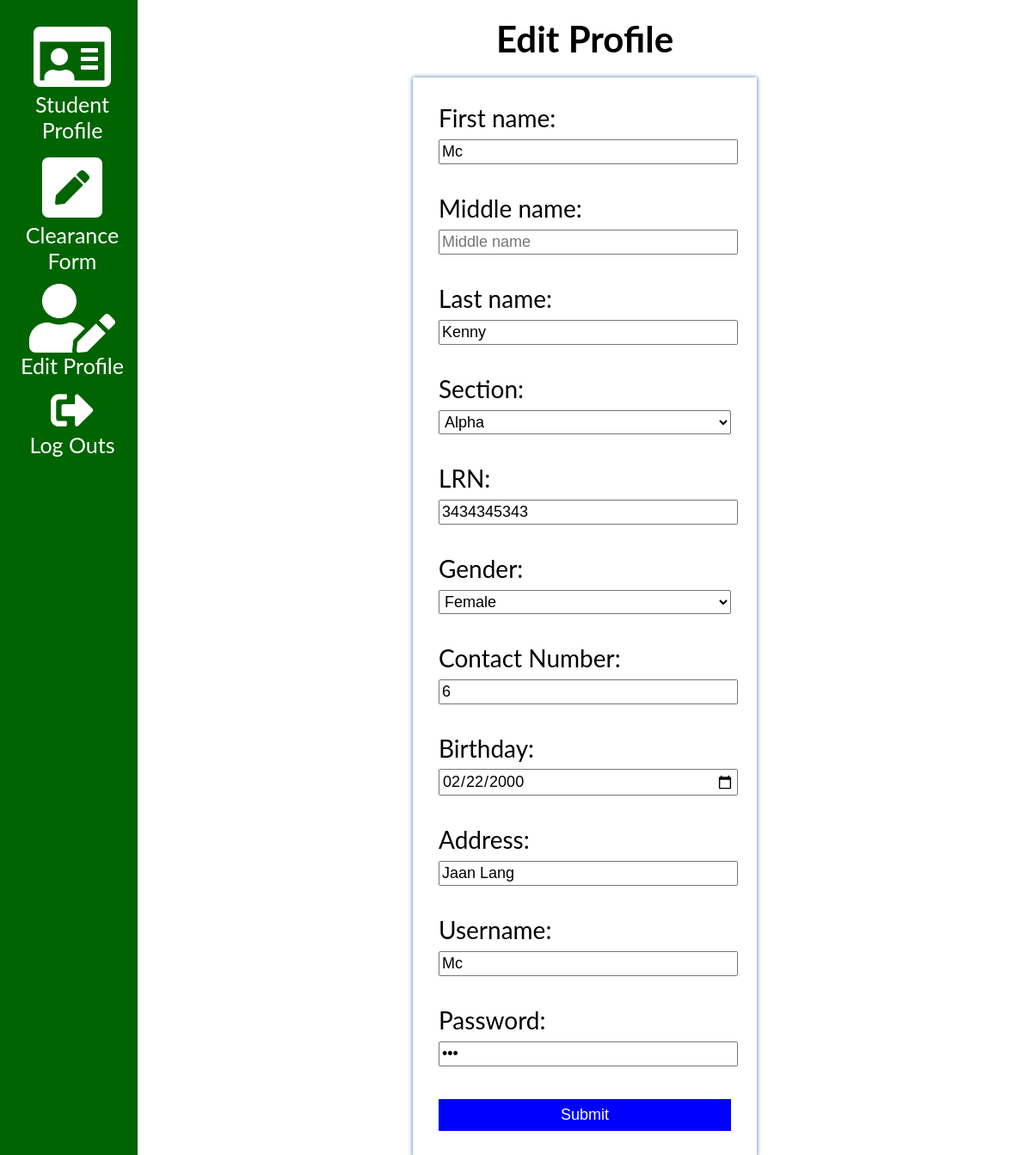
The page /studentedit.php (signed in) on the database its author committed.
### tables this page shows
CREATE TABLE `student` (
  `student_id` int(11) NOT NULL,
  `first_name` varchar(50) NOT NULL,
  `middle_name` varchar(50) DEFAULT NULL,
  `last_name` varchar(50) NOT NULL,
  `grade` int(2) NOT NULL,
  `section_id` int(11) NOT NULL,
  `lrn` bigint(15) NOT NULL,
  `gender` enum('Male','Female') NOT NULL,
  `contact_number` bigint(15) NOT NULL,
  `birthday` date NOT NULL,
  `address` varchar(50) NOT NULL,
  `username` varchar(50) NOT NULL,
  `password` varchar(50) NOT NULL,
  `status` enum('Pending','Verified') NOT NULL
);

CREATE TABLE `section` (
  `section_id` int(11) NOT NULL,
  `section_name` varchar(50) NOT NULL
);

### studentedit.php (the view, shortened to what this page needs)
<?php
$conn = connect();
$current_id = $_SESSION['student_id'];
$profilesql = "SELECT * FROM student WHERE student_id = $current_id";
    $profilequery = mysqli_query($conn, $profilesql);
$row = mysqli_fetch_assoc($profilequery);
$sectionsql = "SELECT * FROM section";
$result1 = mysqli_query($conn, $sectionsql);
?>
<!DOCTYPE html>
<html>
<head>
<link rel="stylesheet" href="resources/css/main.css">
</head>
<body>
<?php include "resources/plugins/studentsidenav.php" ?>
    <div class="main">
    <h2>Edit Profile</h2>
    <div class="container2">
        <div class="content2">
        <form method="post">
            <label>First name: </label>
            <br>
            <input type="text" name="Firstname" value="<?php echo $row['first_name']?>" placeholder="First name" >
            <br><br>
            <label>Middle name: </label>
            <br>
            <input type="text" name="Middlename" value="<?php echo $row['middle_name']?>" placeholder="Middle name">
            <br><br>
            <label>Last name: </label>
            <br>
            <input type="text" name="Lastname" value="<?php echo $row['last_name']?>" placeholder="Last name">
            <br><br>
            <label>Section: </label>
            <br>
            <select name="Section">
				<?php while($row1 = mysqli_fetch_array($result1)):;?>
            		<option value="<?php  echo $row1['section_id']; ?>" <?php if($row1['section_id'] == $row['section_id']){?> selected <?php } ?>><?php echo $row1['section_name'];?></option>
            		<?php endwhile;?>
			  </select>
            <br><br>
            <label>LRN: </label>
            <br>
            <input type="text" value="<?php echo $row['lrn']?>" name="LRN" placeholder="LRN">
            <br><br>
            <label for="Gender">Gender: </label>
            <br>
            <select name="Gender" id="Gender">
            <option value="Female" <?php if($row['gender'] == "Female"){?> selected <?php } ?>>Female</option>
            </select>
            <br><br>
            <label>Contact Number: </label>
            <br>
            <input type="text" value="<?php echo $row['contact_number']?>" name="ContactNumber" placeholder="Contact Number">
            <br><br>
            <label>Birthday: </label>
            <br>
            <input type="date" value="<?php echo $row['birthday']?>" id="Birthday" name="Birthday">
            <br><br>
            <label>Address: </label>
            <br>
            <input type="text" value="<?php echo $row['address']?>" name="Address" placeholder="Address">
            <br><br>
            <label>Username: </label>
            <br>
            <input type="text" name="Username" value="<?php echo $row['username']?>" placeholder="Username">
            <br><br>
            <label>Password: </label>
            <br>
            <input type="password" name="Password" value="<?php echo $row['password']?>" placeholder="Password">
            <br><br>
            <input type="submit" value="Submit" name="Create">
        </form>
        </div>
    </div>
  </div>
</body>
</html>

### resources/css/main.css (style rules this page uses)
body { font-family: "Lato", sans-serif; }
.main { margin-left: 160px; font-size: 28px; padding: 0px 10px; }
input[type=submit] { background-color: #0400fd; }
h2 { text-align: center; }
select { font-family: Fontin, Arial, Verdana; font-size: 18px; width: 100%; padding: 2px }
input { font-family: Fontin, Arial, Verdana; width: 100%; font-size: 18px; padding: 2px; }
input[type=submit] { color: white; cursor: pointer; background-color:blue; border: none; padding: 8px; }
.container2, h2 { margin: 20px auto; width: 400px; margin-left: auto; margin-right: auto; }
.content2 { padding: 30px; background-color: white; box-shadow: 0 0 5px #4267b2; }

### rows shown on the page
student: Firstname "Mc", Lastname "Kenny", Section "Alpha", LRN "3434345343", Gender "Female", ContactNumber "6", Birthday "02/22/2000", Address "Jaan Lang", Username "Mc"
